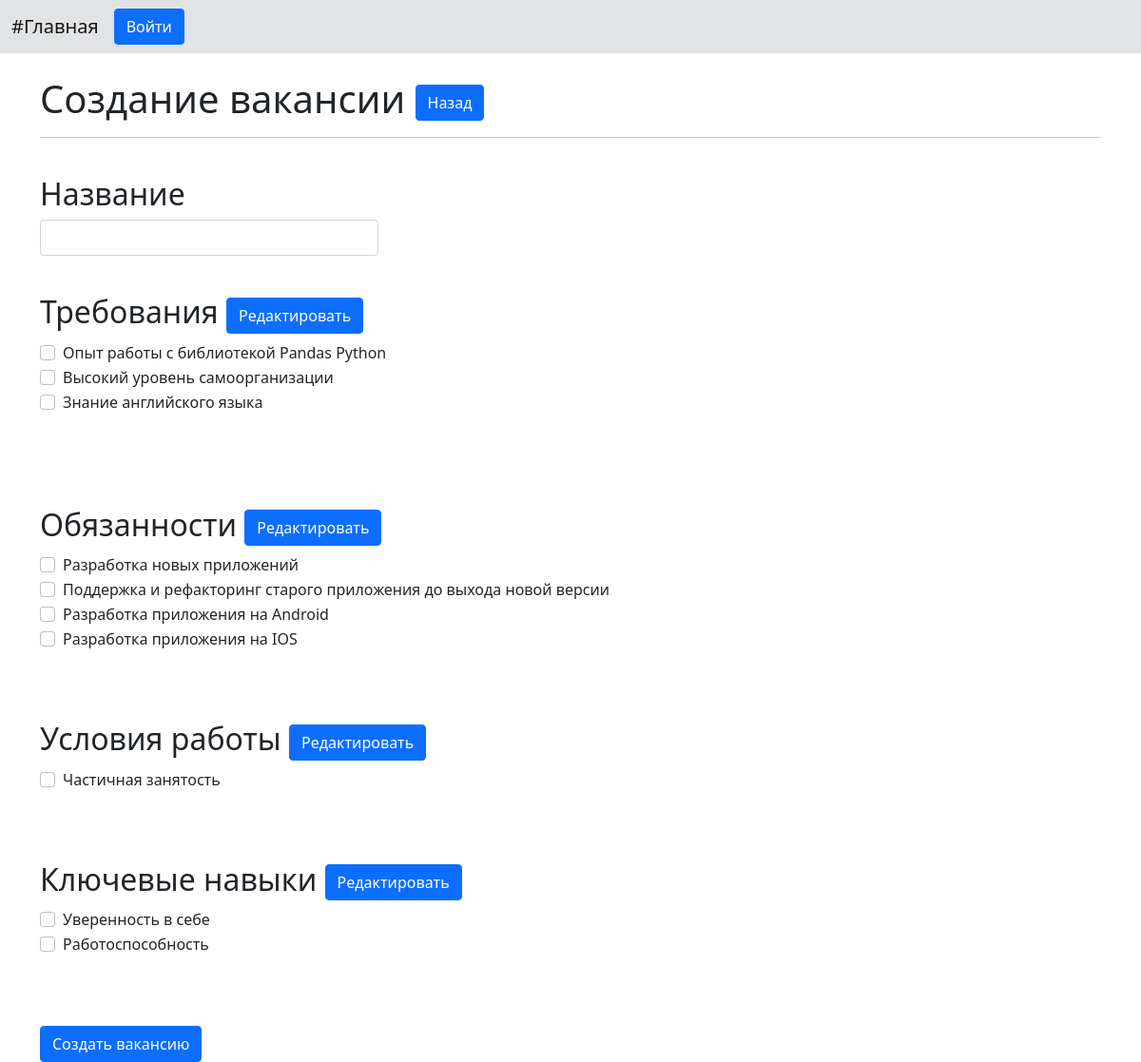
Page /pages/Staff_recruitment.php on the committed database.
### tables this page shows
CREATE TABLE `demand` (
  `id` int NOT NULL,
  `demands` varchar(255) DEFAULT NULL
);

CREATE TABLE `responsibility` (
  `id` int NOT NULL,
  `responsibilitys` varchar(255) DEFAULT NULL
);

CREATE TABLE `conditions` (
  `id` int NOT NULL,
  `work_condition` varchar(255) DEFAULT NULL
);

CREATE TABLE `key_skill` (
  `id` int NOT NULL,
  `skill` varchar(255) DEFAULT NULL
);

### pages/Staff_recruitment.php (the view, shortened to what this page needs)
<?php
include('../phpScripts/connection.php');
?>
<!doctype html>
<html lang="en">
<head>
    <link href="https://cdn.jsdelivr.net/npm/bootstrap@5.0.0-alpha3/dist/css/bootstrap.min.css" rel="stylesheet">
</head>
<body>
<?php
include('header.php');
?>
<div class="container-lg">
    <br>
    <div><h1>Создание вакансии <a href="vacations.php" class="btn btn-primary">Назад</a></h1>   </div>
    <hr><br>
    <form method="post" action="../phpScripts/create_vacancies.php">
    <div class="row">
        <div class="col-sm">
            <div class="mb-3">
                <label for="" class=""><h2>Название</h2></label>
                <input name="vacancy_name"  class="form-control" >
            </div>
        </div>
        <div class="col-sm">
        </div>
        <div class="col-sm">
        </div>
    </div>
    <br>
        <h2>Требования <a href="crt.php" name="Button" type="" class="btn btn-primary">Редактировать</a></h2>
        <?php
        $categories = mysqli_query($connection, "SELECT * FROM `demand`");
        While($cat = mysqli_fetch_assoc($categories))
        {
            echo  '<div class="form-check">
                          <input type="checkbox" value="'. $cat['id'] .'" name="demand[]" class="form-check-input">'
                .$cat['demands'] . '
                   </div>';
        }
        ?>
        <br>
        <br>
    <br><br>
        <h2>Обязанности <a href="crt.php" name="Button" type="button" class="btn btn-primary">Редактировать</a></h2>
        <?php
        $categories = mysqli_query($connection, "SELECT * FROM `responsibility`");
        While($cat = mysqli_fetch_assoc($categories))
        {
            echo  '<div class="form-check">
                      <input class="form-check-input" type="checkbox" value="'. $cat['id'] .' " name="responsibilitys[]">
                      '
                .$cat['responsibilitys'] .
                '</label>
                   </div>';
        }
        ?>
        <br>
    <br><br>
        <h2>Условия работы <a href="crt.php" name="Button" type="button" class="btn btn-primary">Редактировать</a></h2>
        <?php
        $categories = mysqli_query($connection, "SELECT * FROM `conditions`");
        While($cat = mysqli_fetch_assoc($categories))
        {
            echo  '<div class="form-check">
                      <input class="form-check-input" type="checkbox" value="'. $cat['id'] .'" id="flexCheckDefault" name="work_condition[]">
                      '
                .$cat['work_condition'] .
                '</label>
                   </div>';
        }
        ?>
        <br>
    <br><br>
        <h2>Ключевые навыки <a href="crt.php" name="Button" type="button" class="btn btn-primary">Редактировать</a></h2>
        <?php
        $categories = mysqli_query($connection, "SELECT * FROM `key_skill`");
        While($cat = mysqli_fetch_assoc($categories))
        {
            echo  '<div class="form-check">
                      <input class="form-check-input" type="checkbox" value="'. $cat['id'] .'" id="flexCheckDefault" name="skill[]">
                      <label class="form-check-label" for="flexCheckDefault">'
                .$cat['skill'] .
                '</label>
                   </div>';
        }
        ?>
        <br>
    <br><br>
    <button type="submit" class="btn btn-primary">Создать вакансию</button>
    </form>
</div>
</body>
</html>

### pages/header.php (shortened to what this page needs)
<header>
    <nav class="navbar navbar-expand-lg navbar-light alert-secondary">
        <div class="container-xxl">
            <a class="navbar-brand" href="/">#Главная</a>
            <div class="collapse navbar-collapse" id="navbarSupportedContent">
                <?php
                if($_SESSION['user'])
                {
                    echo ' <a href="profile.php" class="btn  btn-primary">Профиль</a>';
                    echo ' <a href="" class="btn "></a>';
                    echo ' <a href="../phpScripts/logout.php" class="btn  btn-primary">Выход</a>';
                }else {
                    echo ' <a href="/" class="btn  btn-primary">Войти </a>';
                }
                ?>
            </div>
        </div>
    </nav>
</header>

### rows in the picture
demand: demands "Опыт работы с библиотекой Pandas Python"
demand: demands "Высокий уровень самоорганизации"
demand: demands "Знание английского языка"
responsibility: responsibilitys "Разработка новых приложений"
responsibility: responsibilitys "Поддержка и рефакторинг старого приложения до выхода новой версии"
responsibility: responsibilitys "Разработка приложения на Android"
responsibility: responsibilitys "Разработка приложения на IOS"
conditions: work_condition "Частичная занятость"
key_skill: skill "Уверенность в себе"
key_skill: skill "Работоспособность"
